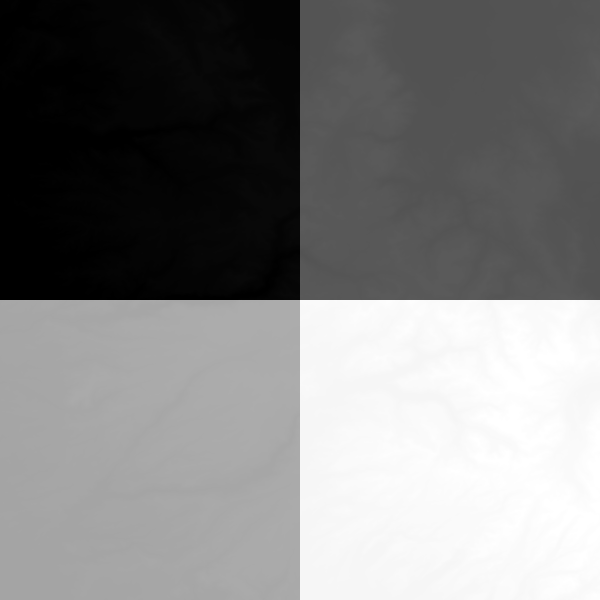
%> input picture Teklu_data/SierraNevada_tpu_map.tif, 1200 x 1200 px (shown at 1/2 size)
$ octave read_data.m   (GNU Octave 9; MATLAB toolbox functions it lacks are replaced by stand-ins)
%> lines starting %> are read from the running program, lines starting %| are printed output that depends on the picture
data = imread('SierraNevada_tpu_map.tif');
%> data is the input picture: size 1200x1200 uint16; min 101, max 411, mean 255.5

tile1 = data(1:600,1:600)-100;
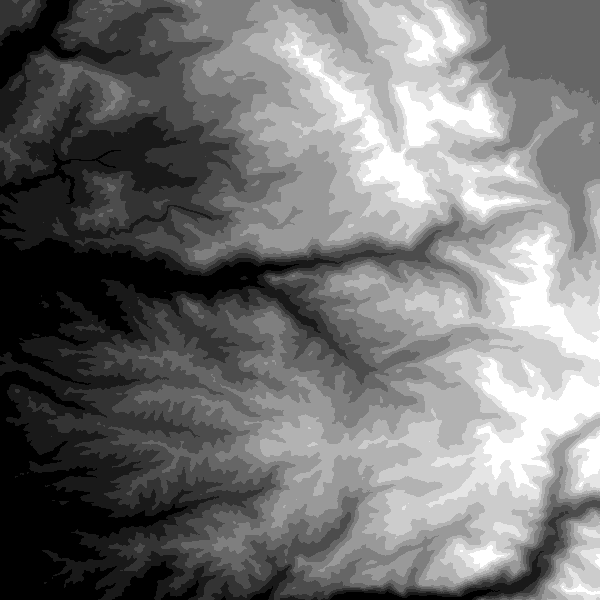
%> tile1: size 600x600 uint16; min 1, max 11, mean 5.55; drawn with min black and max white
tile2 = data(1:600,601:1200)-200;
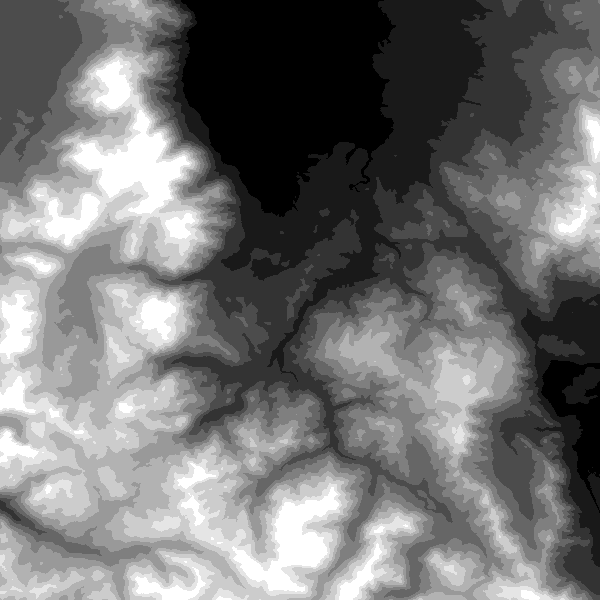
%> tile2: size 600x600 uint16; min 1, max 11, mean 5.55; mean of the top-left, top-right, bottom-left and bottom-right quarters 5.3, 3.5, 7.68, 5.72; drawn with min black and max white
tile3 = data(601:1200,1:600)-300;
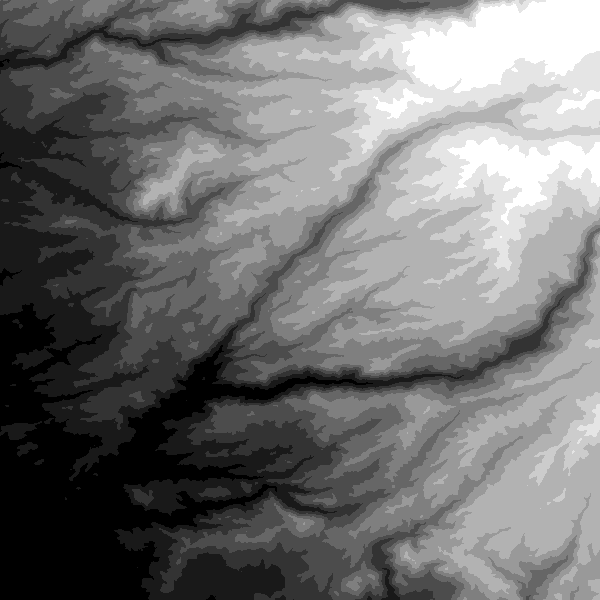
%> tile3: size 600x600 uint16; min 1, max 11, mean 5.5; drawn with min black and max white
tile4 = data(601:1200,601:1200)-400;
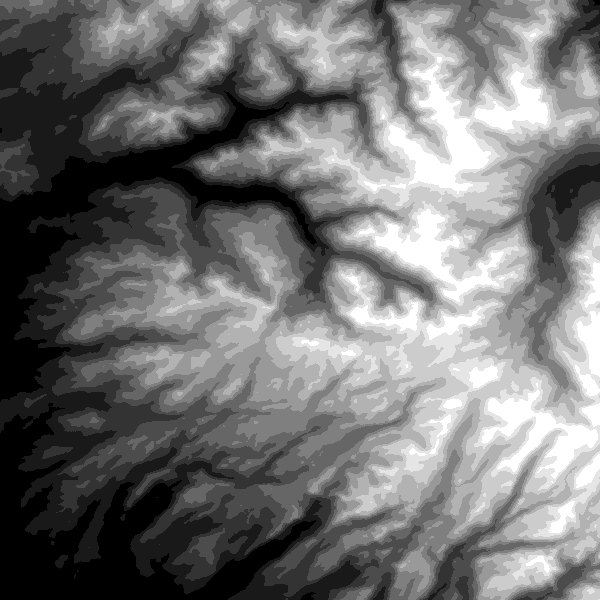
%> tile4: size 600x600 uint16; min 1, max 11, mean 5.55; mean of the top-left, top-right, bottom-left and bottom-right quarters 3.9, 7.29, 3.39, 7.6; drawn with min black and max white

figure;
subplot(221)
imagesc(tile1)
subplot(222)
imagesc(tile2)
subplot(223)
imagesc(tile3)
subplot(224)
imagesc(tile4)
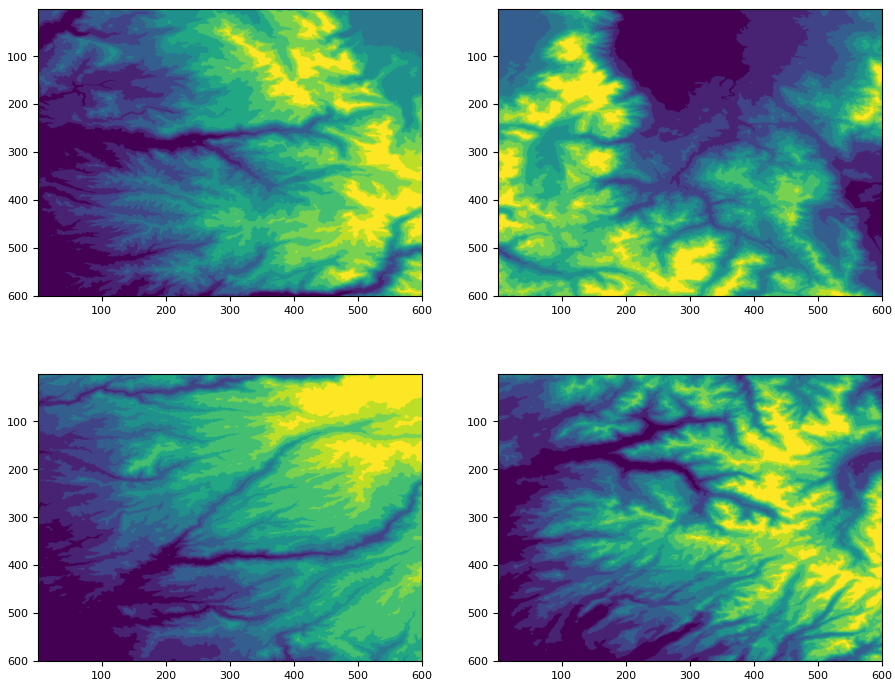
%> figure redrawn from the program's plot data, 4 panels
